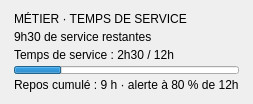
                                            <widget class="QFrame" name="cadreTempsServiceEmploye">
                                              <property name="variante" stdset="0">
                                                <string notr="true">carteVerte</string>
                                              </property>
                                              <layout class="QVBoxLayout" name="layoutTempsServiceEmploye">
                                                <property name="spacing">
                                                  <number>4</number>
                                                </property>
                                                <property name="leftMargin">
                                                  <number>14</number>
                                                </property>
                                                <property name="topMargin">
                                                  <number>12</number>
                                                </property>
                                                <property name="rightMargin">
                                                  <number>14</number>
                                                </property>
                                                <property name="bottomMargin">
                                                  <number>12</number>
                                                </property>
                                                <item>
                                                  <widget class="QLabel" name="lblSurtitreServiceEmploye">
                                                    <property name="text">
                                                      <string>MÉTIER · TEMPS DE SERVICE</string>
                                                    </property>
                                                    <property name="variante" stdset="0">
                                                      <string notr="true">carteVerteSurtitre</string>
                                                    </property>
                                                  </widget>
                                                </item>
                                                <item>
                                                  <widget class="QLabel" name="lblRestantServiceEmploye">
                                                    <property name="text">
                                                      <string>9h30 de service restantes</string>
                                                    </property>
                                                    <property name="variante" stdset="0">
                                                      <string notr="true">carteVerteTitre</string>
                                                    </property>
                                                  </widget>
                                                </item>
                                                <item>
                                                  <widget class="QLabel" name="lblDetailServiceEmploye">
                                                    <property name="text">
                                                      <string>Temps de service : 2h30 / 12h</string>
                                                    </property>
                                                    <property name="variante" stdset="0">
                                                      <string notr="true">carteVerteTexte</string>
                                                    </property>
                                                  </widget>
                                                </item>
                                                <item>
                                                  <widget class="QProgressBar" name="jaugeServiceEmploye">
                                                    <property name="value">
                                                      <number>21</number>
                                                    </property>
                                                    <property name="textVisible">
                                                      <bool>false</bool>
                                                    </property>
                                                    <property name="variante" stdset="0">
                                                      <string notr="true">vert</string>
                                                    </property>
                                                    <property name="maximumSize">
                                                      <size>
                                                        <width>16777215</width>
                                                        <height>8</height>
                                                      </size>
                                                    </property>
                                                  </widget>
                                                </item>
                                                <item>
                                                  <widget class="QLabel" name="lblReposServiceEmploye">
                                                    <property name="text">
                                                      <string>Repos cumulé : 9 h · alerte à 80 % de 12h</string>
                                                    </property>
                                                    <property name="variante" stdset="0">
                                                      <string notr="true">carteVerteTexte</string>
                                                    </property>
                                                  </widget>
                                                </item>
                                              </layout>
                                            </widget>
